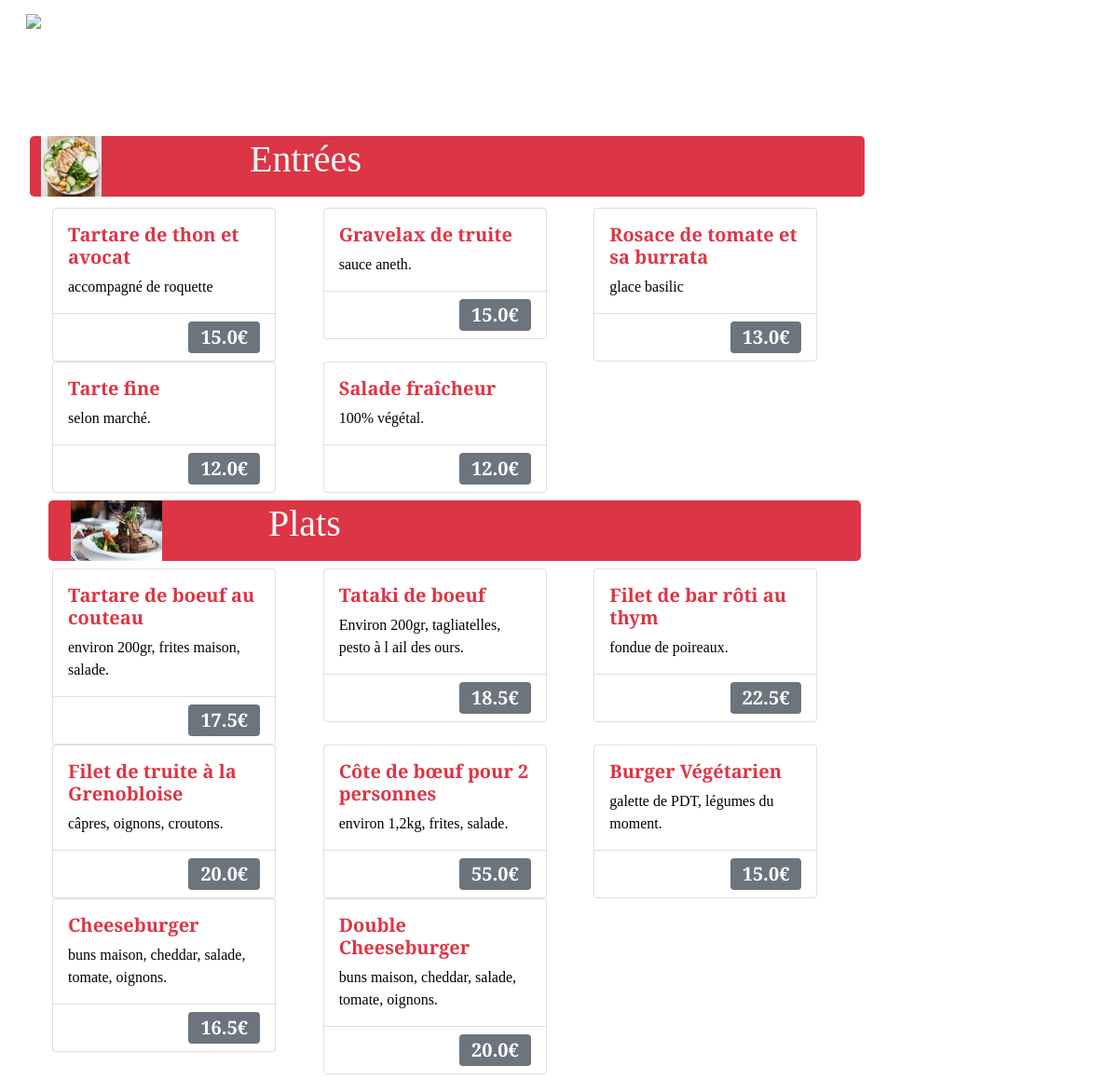
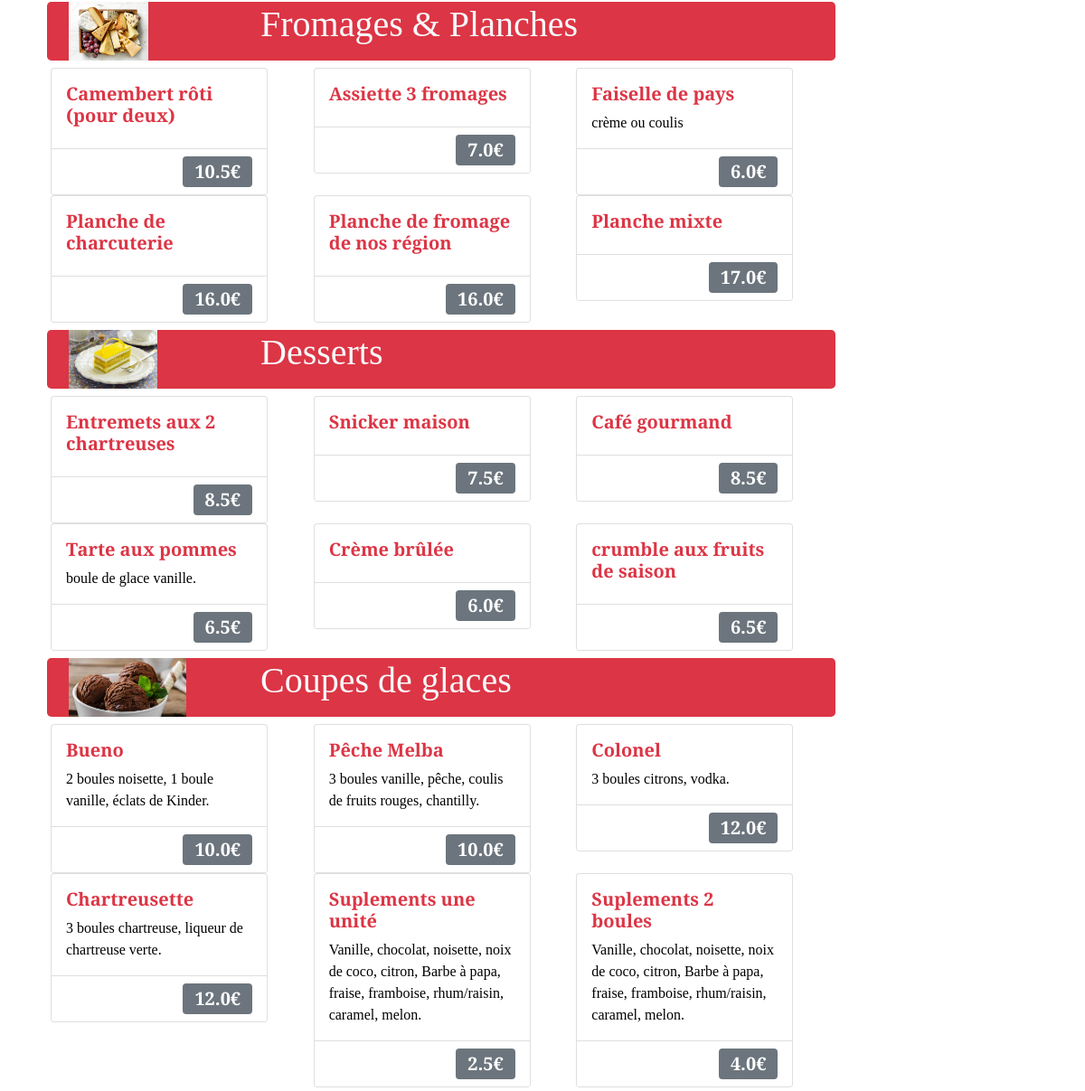
Page /menuqr on the committed database (2 pictures, top to bottom).
### app.py (models this page shows, shortened)
class Product(db.Model):
    __tablename__ = 'product'
    id          = db.Column(db.Integer, primary_key=True)
    idcat       = db.Column(db.Integer, nullable=False)
    titre       = db.Column(db.String(124), nullable=False)
    description = db.Column(db.String(256))
    prix        = db.Column(db.Numeric, nullable=False)
    image       = db.Column(db.String(128))
    categorie   = db.Column(db.String(128))
    ordercat    = db.Column(db.Integer)

### app.py (the view)
@app.route('/menuqr', methods=['GET', 'POST'])
def menuqr():
    nombre_funcion = inspect.currentframe().f_code.co_name
    app.logger.info(nombre_funcion)
    registros = Product.query.order_by(Product.ordercat.asc()).all()
    return render_template('menuqr.html', resultados=registros)

### templates/menuqr.html (shortened to what this page needs)
{% extends "layout.html" %}
{% block head %}
{{ super() }}
{% endblock %}
{% block content %}
<div class="container">
        <h1 class="text-white">Carte Saisonnière</h1>
        {% set count = namespace(value=1) %} {% set vars = {'categorie': 'Entrées'} %}
    <div class="row align-items-center rounded-3 bg-danger m-2">
        <div class="col-12 col-sm-3">
            <img  src="static/images/gallery/chicken-caesar-salad-6sq.jpg" height="65" />
        </div>
        <div class="col-auto text-light col-sm-9"  style="min-width: 14rem">
            <h1>{{ vars['categorie'] }}</h1>
        </div>
    </div>
    <div class="container">
        <div class="row align-items-start m-1 p-1">
            {% for row in resultados %}
                {% if row['ordercat']|int == count.value %}
                    <div class="col-12 col-md-6 col-lg-4">
                        <div class="card" style="width: 15rem">
                                <div class="card-body">
                                    <h5 class="card-title font-weight-bold text-danger">{{ row['titre'] }}</h5>
                                    <p class="card-text">{{ row['description'] }}</p>
                                </div>
                                <ul class="list-group list-group-flush">
                                    <li class="list-group-item text-end">
                                    <span class="badge fs-5 bg-secondary"
                                        >{{ row['prix']|float|round(2) }}€</span
                                    >
                                    </li>
                                </ul>
                        </div>
                    </div>
                {% else %}
                {% set count.value = count.value + 1 %}
    <div class="row align-items-center rounded-3 bg-danger m-2">
        <div class="col-12 col-sm-3">
        <img src="static/images/photos/{{ row['categorie'] }}.jpg" height="65" />
        </div>
        <div class="col-auto text-light col-sm-9"> <h1>{{ row['categorie'] }}</h1> <p class=""></p>
        </div>
    </div>
                    <div class="col-12 col-md-6 col-lg-4">
                        <div class="card" style="width: 15rem">
                            <div class="card-body">
                            <h5 class="card-title font-weight-bold text-danger">{{ row['titre'] }}</h5>
                            <p class="card-text">{{ row['description'] }}</p>
                            </div>
                            <ul class="list-group list-group-flush">
                            <li class="list-group-item text-end">
                                <span class="badge fs-5 bg-secondary"
                                >{{ row['prix']|float|round(2) }}€</span
                                >
                            </li>
                            </ul>
                        </div>
                    </div>
                {% endif %}
            {% endfor %}
        </div>
    </div>
</div>
{% endblock %}

### templates/layout.html (shortened to what this page needs)
<!doctype html>
<html lang="en">
<head>
    {% block head %}
        <link rel="stylesheet" href="https://cdn.jsdelivr.net/npm/bootstrap@4.6.0/dist/css/bootstrap.min.css"
>
        <link rel="stylesheet" href="{{ url_for('static', filename='css/main.css') }}">
        <link rel="stylesheet" href="{{ url_for('static', filename='css/bootstrap.css') }}">
    {% endblock %}
</head>
<body >
<div class="header">
    <nav class="navbar navbar-expand-md navbar-dark fixed-top" id="customNavbar">
        <div class="container-fluid">
            <a class="navbar-brand" href="/"><img src="https://myappauberge.s3.us-east-2.amazonaws.com/general/logoauberge.jpeg"  width="120px" alt="Website Python"></a>
            <div class="collapse navbar-collapse" id="navbarScroll">
                <ul class="navbar-nav me-auto my-2 my-lg-0 navbar-nav-scroll" style="--bs-scroll-height: 100px;">
                    <li class="nav-item">
                        <a class="nav-link" href="{{ url_for('about') }} ">Le chef</a>
                    </li>
                    <li class="nav-item">
                        <a class="nav-link" href="{{ url_for('menuqr') }} ">Notre carte</a>
                    </li>
                    <li class="nav-item">
                        <a class="nav-link" href="{{ url_for('get_gallery') }} ">Gallerie de photos</a>
                    </li>
                    <li class="nav-item">
                        <a class="nav-link" href="{{ url_for('location') }} ">Localisation</a>
                    </li>
                {% if current_user.is_authenticated %}
                <span class="nav-item">
                    <a class="nav-link text-primary"  href="{{ url_for('menu') }}">Menu du jour</a>
                </span>
                <span class="nav-item">
                    <a class="nav-link text-primary"  href="{{ url_for('carta') }}">Adm. Carte</a>
                </span>
                <span class="nav-item">
                    <a class="nav-link text-primary" data-dismiss="modal"  href="#" data-toggle="modal" data-target="#SubModal">Utilisateurs</a>
                </span>
                <span class="nav-item">
                    <a class="nav-link text-primary"  href="{{ url_for('logout') }}">Sortir</a>
                </span>
                {% else %}
                <span class="nav-item">
                    <a class="nav-link" href="#" data-toggle="modal" data-target="#loginModal">Administration</a>
                </span>
                {% endif %}
            </ul>
            </div>
        </div>
    </nav>
    <div class="wrapper">
        <div class="container">
            {% block content %} {% endblock %}
        </div>
    </div>
</div>
</body>
</html>

### templates/menuqr.html (style rules this page uses)
.row { font-family: "Libre Baskerville", serif; }

### rows in the picture
Product: titre "Tartare de thon et avocat", description "accompagné de roquette", prix "15.0"
Product: titre "Gravelax de truite", description "sauce aneth.", prix "15.0"
Product: titre "Rosace de tomate et sa burrata", description "glace basilic", prix "13.0"
Product: titre "Tarte fine", description "selon marché.", prix "12.0"
Product: titre "Salade fraîcheur", description "100% végétal.", prix "12.0"
Product: categorie (picture), categorie "Plats", titre "Tartare de boeuf au couteau", description "environ 200gr, frites maison, salade.", prix "17.5"
Product: titre "Tataki de boeuf", description "Environ 200gr, tagliatelles, pesto à l ail des ours.", prix "18.5"
Product: titre "Filet de bar rôti au thym", description "fondue de poireaux.", prix "22.5"
Product: titre "Filet de truite à la Grenobloise", description "câpres, oignons, croutons.", prix "20.0"
Product: titre "Côte de bœuf pour 2 personnes", description "environ 1,2kg, frites, salade.", prix "55.0"
Product: titre "Burger Végétarien", description "galette de PDT, légumes du moment.", prix "15.0"
Product: titre "Cheeseburger", description "buns maison, cheddar, salade, tomate, oignons.", prix "16.5"
Product: titre "Double Cheeseburger", description "buns maison, cheddar, salade, tomate, oignons.", prix "20.0"
Product: categorie (picture), categorie "Fromages & Planches", titre "Camembert rôti (pour deux)", prix "10.5"
Product: titre "Assiette 3 fromages", prix "7.0"
Product: titre "Faiselle de pays", description "crème ou coulis", prix "6.0"
Product: titre "Planche de charcuterie", prix "16.0"
Product: titre "Planche de fromage de nos région", prix "16.0"
Product: titre "Planche mixte", prix "17.0"
Product: categorie (picture), categorie "Desserts", titre "Entremets aux 2 chartreuses", prix "8.5"
Product: titre "Snicker maison", prix "7.5"
Product: titre "Café gourmand", prix "8.5"
Product: titre "Tarte aux pommes", description "boule de glace vanille.", prix "6.5"
Product: titre "Crème brûlée", prix "6.0"
Product: titre "crumble aux fruits de saison", prix "6.5"
Product: categorie (picture), categorie "Coupes de glaces", titre "Bueno", description "2 boules noisette, 1 boule vanille, éclats de Kinder.", prix "10.0"
Product: titre "Pêche Melba", description "3 boules vanille, pêche, coulis de fruits rouges, chantilly.", prix "10.0"
Product: titre "Colonel", description "3 boules citrons, vodka.", prix "12.0"
Product: titre "Chartreusette", description "3 boules chartreuse, liqueur de chartreuse verte.", prix "12.0"
Product: titre "Suplements une unité", description "Vanille, chocolat, noisette, noix de coco, citron, Barbe à papa, fraise, framboise, rhum/raisin, caramel, melon.", prix "2.5"
Product: titre "Suplements 2 boules", description "Vanille, chocolat, noisette, noix de coco, citron, Barbe à papa, fraise, framboise, rhum/raisin, caramel, melon.", prix "4.0"

### other values in the picture
{{ vars['categorie'] }} "Entrées"
